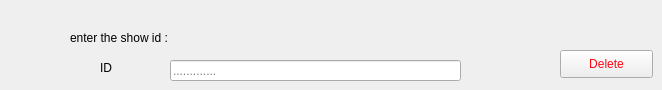
      <widget class="QWidget" name="tab_3">
       <attribute name="title">
        <string>Delete</string>
       </attribute>
       <widget class="QLabel" name="label_35">
        <property name="geometry">
         <rect>
          <x>100</x>
          <y>60</y>
          <width>56</width>
          <height>16</height>
         </rect>
        </property>
        <property name="text">
         <string>ID</string>
        </property>
       </widget>
       <widget class="QLineEdit" name="id_lineEdit_delete">
        <property name="geometry">
         <rect>
          <x>170</x>
          <y>60</y>
          <width>291</width>
          <height>21</height>
         </rect>
        </property>
        <property name="styleSheet">
         <string notr="true"/>
        </property>
        <property name="text">
         <string/>
        </property>
        <property name="placeholderText">
         <string>.............</string>
        </property>
       </widget>
       <widget class="QPushButton" name="delete_button">
        <property name="geometry">
         <rect>
          <x>560</x>
          <y>50</y>
          <width>93</width>
          <height>28</height>
         </rect>
        </property>
        <property name="styleSheet">
         <string notr="true">color:rgb(255, 7, 19)</string>
        </property>
        <property name="text">
         <string>Delete</string>
        </property>
       </widget>
       <widget class="QLabel" name="label_38">
        <property name="geometry">
         <rect>
          <x>70</x>
          <y>30</y>
          <width>121</width>
          <height>16</height>
         </rect>
        </property>
        <property name="text">
         <string>enter the show id :</string>
        </property>
       </widget>
      </widget>
